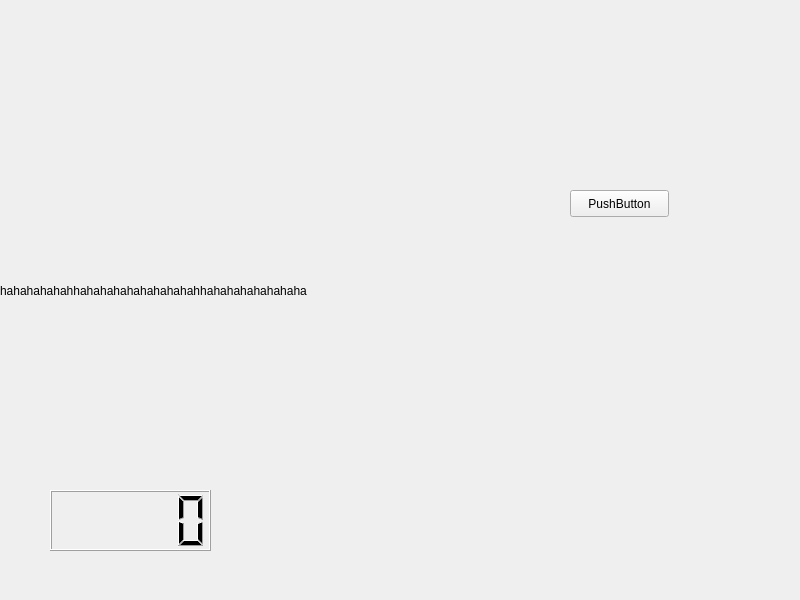
<?xml version="1.0" encoding="UTF-8"?>
<ui version="4.0">
 <class>MainWindow</class>
 <widget class="QMainWindow" name="MainWindow">
  <property name="geometry">
   <rect>
    <x>0</x>
    <y>0</y>
    <width>800</width>
    <height>600</height>
   </rect>
  </property>
  <property name="windowTitle">
   <string>MainWindow</string>
  </property>
  <widget class="QWidget" name="centralwidget">
   <widget class="QLabel" name="frame">
    <property name="geometry">
     <rect>
      <x>0</x>
      <y>0</y>
      <width>781</width>
      <height>581</height>
     </rect>
    </property>
    <property name="text">
     <string>hahahahahahhahahahahahahahahahhahahahahahahaha</string>
    </property>
   </widget>
   <widget class="QLCDNumber" name="clock">
    <property name="geometry">
     <rect>
      <x>50</x>
      <y>490</y>
      <width>161</width>
      <height>61</height>
     </rect>
    </property>
   </widget>
   <widget class="QPushButton" name="bt">
    <property name="geometry">
     <rect>
      <x>570</x>
      <y>190</y>
      <width>99</width>
      <height>27</height>
     </rect>
    </property>
    <property name="text">
     <string>PushButton</string>
    </property>
   </widget>
  </widget>
 </widget>
 <resources/>
 <connections/>
</ui>
